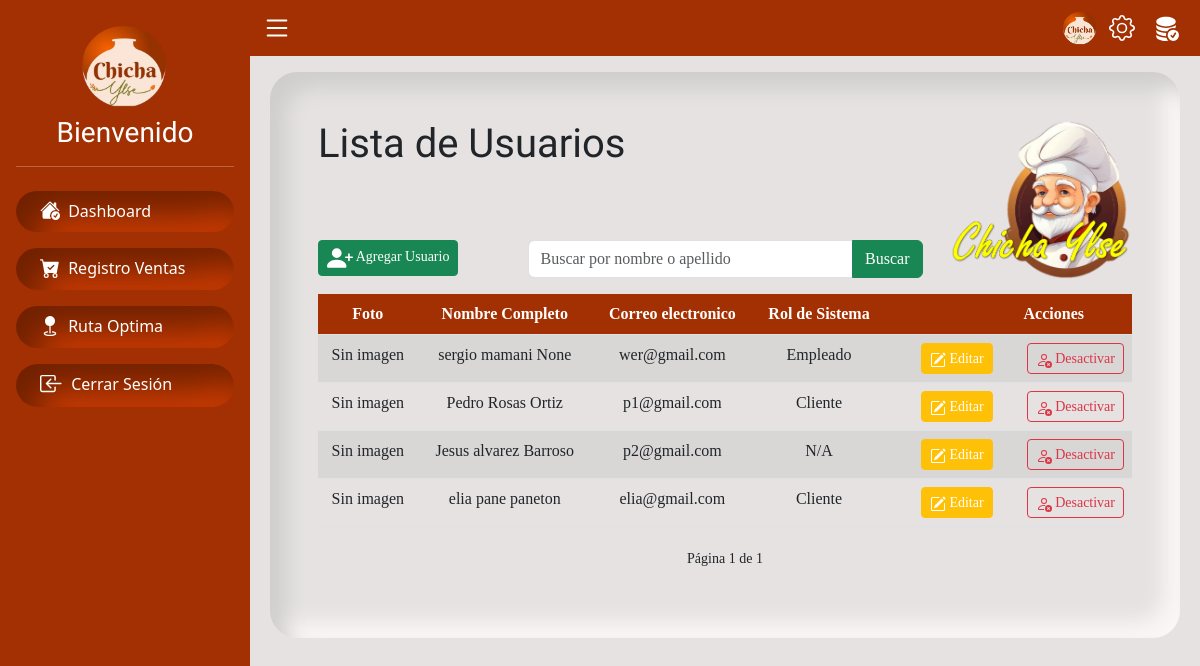
The page /usuarios/?q=&page=2 on the database as committed earlier.
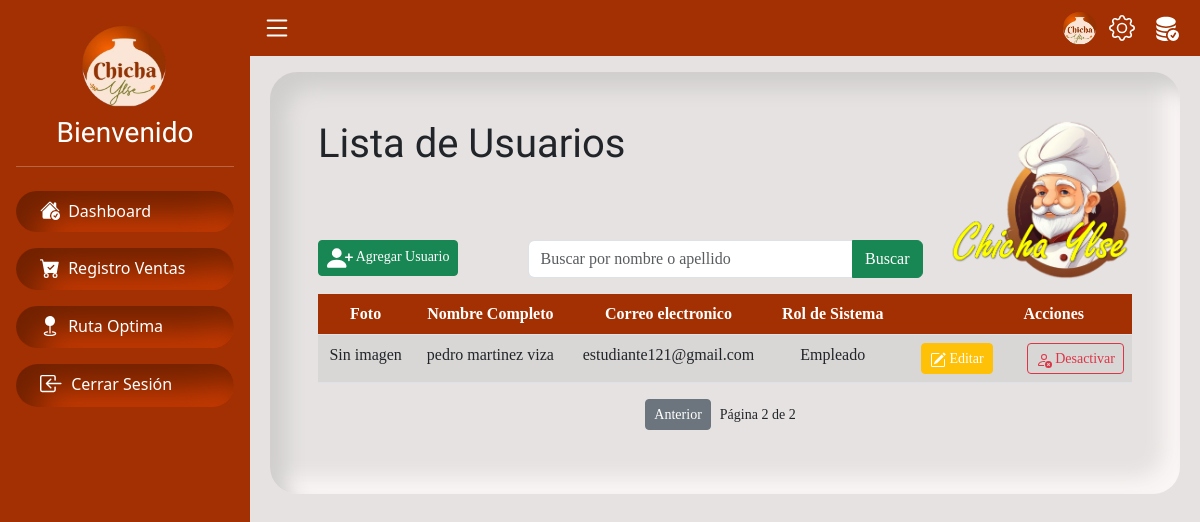
The same page on the database as committed later.
### servicio/models.py (models this page shows, shortened)
class User(AbstractBaseUser, PermissionsMixin):
    email = models.EmailField(unique=True)
    imagen = models.ImageField(upload_to='path/to/upload', null=True, blank=True)
    nombre = models.CharField(max_length=50)
    apellido = models.CharField(max_length=50)
    apellidoM = models.CharField(max_length=50, null=True, blank=True)
    dni = models.CharField(max_length=20, unique=True, null=True, blank=True, verbose_name='Carnet Identidad:')
    fecha_nac = models.DateField(null=True, blank=True)
    estado = models.BooleanField(default=False)
    is_active = models.BooleanField(default=False)
    is_staff = models.BooleanField(default=False)
    groups = models.ManyToManyField(Group, blank=True, related_name='user_groups')
    user_permissions = models.ManyToManyField(Permission, blank=True, related_name='user_permissions')
    date_joined = models.DateTimeField(default=timezone.now)
    updated_at = models.DateTimeField(auto_now=True)
    objects = UserManager()
    USERNAME_FIELD = 'email'
    REQUIRED_FIELDS = ['nombre', 'apellido']

### servicio/views.py (the view)
# urls.py: path('usuarios/', views.listar_usuarios, name='listar_usuarios'),
def listar_usuarios(request):
    query = request.GET.get('q', '')
    usuarios = User.objects.all()
    if query:
        usuarios = usuarios.filter(
            Q(nombre__icontains=query) |
            Q(apellido__icontains=query) |
            Q(apellidoM__icontains=query)
        )
    paginator = Paginator(usuarios, 8)
    page_number = request.GET.get('page')
    page_obj = paginator.get_page(page_number)
    return render(request, 'usuarios/listar_usuarios.html', {
        'page_obj': page_obj,
        'query': query
    })

### servicio/templates/usuarios/listar_usuarios.html (shortened to what this page needs)
{% extends "base.html" %}
{% load static %}
{% block content %}
<br>
<article class="container-fluid p-lg-5  py-5 cont-pange font ">
    <div class="row">
        <div class="col-lg-9 col-12 order-2 order-lg-1">
            <h2 class="title pb-3">Lista de Usuarios</h2>
            <div class="pt-lg-5">
                <div class="row">
                    <div class="col-md-4">
                        <a href="{% url 'agregar_usuario' %}" class="btn btn-sm mb-lg-0 mb-2 btn-success">
                             Agregar Usuario
                        </a>
                    </div>
                    <div class="col-md-8">
                        <form method="GET" action="{% url 'listar_usuarios' %}">
                            <div class="input-group mb-3">
                                <input type="text" name="q" class="form-control" placeholder="Buscar por nombre o apellido" value="{{ query }}">
                                <button class="btn btn-success" type="submit">Buscar</button>
                            </div>
                        </form>
                    </div>
                </div>
            </div>
        </div>
        <div class="col-lg-3 col-12 order-1 order-lg-2 justify-content-end text-end">
            <img src="{% static 'img/logopie.png' %}" alt="Descripción de la imagen" style="height: 160px;" class="img-fluid">
        </div>
    </div>
<table class="table table-striped text-center">
    <thead class="table-color">
        <tr>
            <th>Foto</th>
            <th>Nombre Completo</th>
            <th>Correo electronico</th>
            <th>Rol de Sistema</th>
            <th class="text-end px-5">Acciones</th>
        </tr>
    </thead>
    <tbody>
        {% for user in page_obj %}
        <tr>
            <td data-label="Foto">
                {% if user.imagen %}
                    <img src="{{ user.imagen.url }}" alt="Imagen de {{ user.nombre }}" class="rounded-circle" width="40" height="40">
                {% else %}
                    <span>Sin imagen</span>
                {% endif %}
            </td>
            <td data-label="Usuario">{{ user.nombre }} {{ user.apellido }} {{ user.apellidoM }}</td>
            <td data-label="Email">{{ user.email }}</td>
            <td data-label="Cargo">
                {% if user.cliente %}
                Cliente
                {% elif user.empleado %}
                Empleado
                {% else %}
                N/A
                {% endif %}
            </td>
            <td class="text-end" data-label="">
                <a href="{% url 'editar_usuario' user.id %}" class="btn text-white btn-warning btn-sm ">
                    Editar
                </a>
                <a href="" class="btn ">
                </a>
                <a href="{% url 'toggle_user_status' user.id %}" class="btn {% if user.is_active %}btn-outline-danger{% else %}btn-outline-success{% endif %} btn-sm ">
                    {% if user.is_active %}Desactivar{% else %}Habilitar{% endif %}
                </a>
            </td>
        </tr>
        {% empty %}
            <tr>
                <td colspan="5" class="text-center">No se encontraron usuarios</td>
            </tr>
        {% endfor %}
    </tbody>
</table>
<nav>
    <ul class="pagination justify-content-center">
        {% if page_obj.has_previous %}
            <li class="page-item">
                <a class=" btn btn-secondary btn-sm" href="?q={{ query }}&page={{ page_obj.previous_page_number }}">Anterior</a>
            </li>
        {% endif %}
        <li class="page-item disabled">
            <span class="btn btn-sm">Página {{ page_obj.number }} de {{ page_obj.paginator.num_pages }}</span>
        </li>
    </ul>
</nav>
</article>
{% endblock %}

Rows that differ between the two databases and show on the page:
no longer on this page (row edited): User: imagen "Sin imagen", nombre "sergio", apellido "mamani", apellidoM "None", email "wer@gmail.com", shows "Empleado", is_active "Desactivar"
no longer on this page (row edited): User: imagen "Sin imagen", nombre "Pedro", apellido "Rosas", apellidoM "Ortiz", email "p1@gmail.com", shows "Cliente", is_active "Desactivar"
no longer on this page (row edited): User: imagen "Sin imagen", nombre "Jesus", apellido "alvarez", apellidoM "Barroso", email "p2@gmail.com", shows "N/A", is_active "Desactivar"
no longer on this page (row edited): User: imagen "Sin imagen", nombre "elia", apellido "pane", apellidoM "paneton", email "elia@gmail.com", shows "Cliente", is_active "Desactivar"
added User: imagen "Sin imagen", nombre "pedro", apellido "martinez", apellidoM "viza", email "estudiante121@gmail.com", shows "Empleado", is_active "Desactivar"
Other text that changed with them:
{{ page_obj.number }}: "1" → "2"
{{ page_obj.paginator.num_pages }}: "1" → "2"
text now shown: "Anterior"
